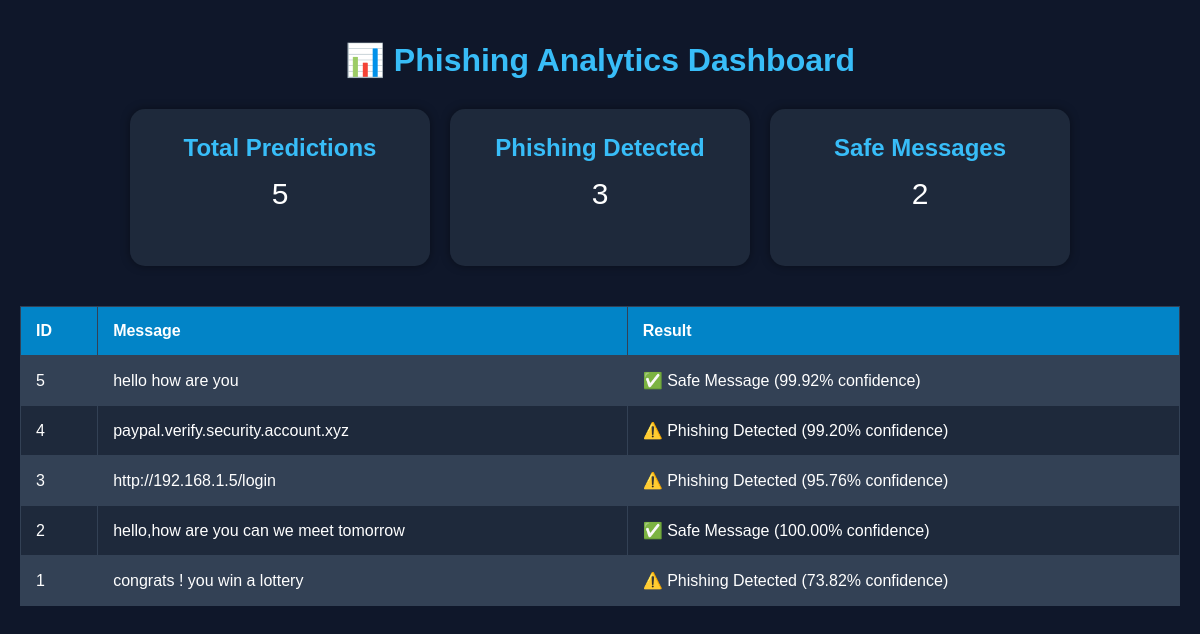
Before: /history with the older database file.
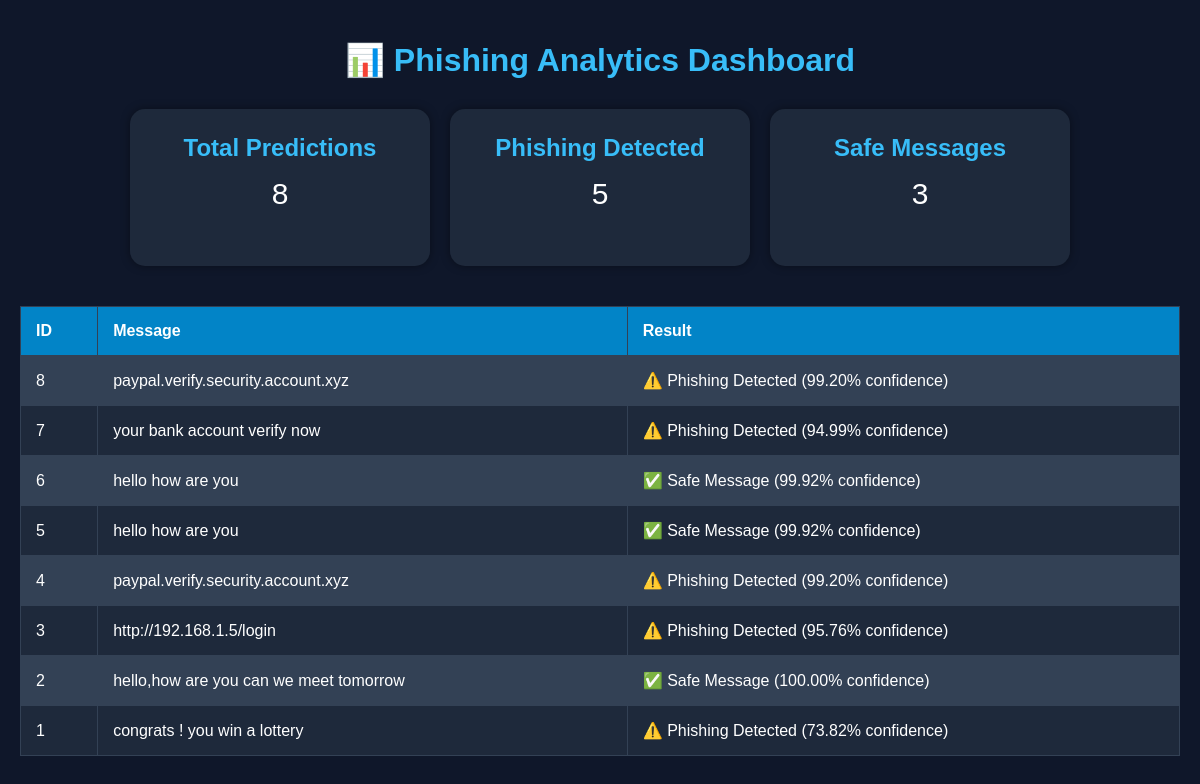
After: the same page with the newer database file.
### tables this page shows
CREATE TABLE predictions (

        id INTEGER PRIMARY KEY AUTOINCREMENT,

        message TEXT,

        result TEXT

    );

### app.py (the view)
@app.route('/history')
def history():
    connection = sqlite3.connect("predictions.db")
    cursor = connection.cursor()
    cursor.execute(
        '''
        SELECT * FROM predictions
        ORDER BY id DESC
        '''
    )
    rows = cursor.fetchall()
    total_predictions = len(rows)
    phishing_count = 0
    safe_count = 0
    for row in rows:
        result = row[2]
        if "Phishing" in result:
            phishing_count += 1
        else:
            safe_count += 1
    connection.close()
    return render_template(
        'history.html',
        rows=rows,
        total_predictions=total_predictions,
        phishing_count=phishing_count,
        safe_count=safe_count
    )

### templates/history.html (shortened to what this page needs)
<!DOCTYPE html>
<html lang="en">
<head>
</head>
<body>
    <h1>📊 Phishing Analytics Dashboard</h1>
    <div class="cards">
        <div class="card">
            <h2>Total Predictions</h2>
            <p>{{ total_predictions }}</p>
        </div>
        <div class="card">
            <h2>Phishing Detected</h2>
            <p>{{ phishing_count }}</p>
        </div>
        <div class="card">
            <h2>Safe Messages</h2>
            <p>{{ safe_count }}</p>
        </div>
    </div>
    <table>
        <tr>
            <th>ID</th>
            <th>Message</th>
            <th>Result</th>
        </tr>
        {% for row in rows %}
        <tr>
            <td>{{ row[0] }}</td>
            <td>{{ row[1] }}</td>
            <td>{{ row[2] }}</td>
        </tr>
        {% endfor %}
    </table>
</body>
</html>

### templates/history.html (style rules this page uses)
body { background: #0f172a; color: white; font-family: Arial; margin: 0; padding: 20px; }
h1 { text-align: center; color: #38bdf8; margin-bottom: 30px; }
.cards { display: flex; gap: 20px; justify-content: center; flex-wrap: wrap; margin-bottom: 40px; }
.card { background: #1e293b; padding: 25px; border-radius: 15px; width: 250px; text-align: center; box-shadow: 0px 0px 10px rgba(0,0,0,0.4); }
.card h2 { margin: 0; color: #38bdf8; }
.card p { font-size: 30px; margin-top: 15px; }
table { width: 100%; border-collapse: collapse; background: #1e293b; }
th, td { border: 1px solid #334155; padding: 15px; text-align: left; }
th { background: #0284c7; }
tr:nth-child(even) { background: #334155; }

Changed rows visible on the page:
added predictions: id "8", message "paypal.verify.security.account.xyz", result "⚠️ Phishing Detected (99.20% confidence)"
added predictions: id "7", message "your bank account verify now", result "⚠️ Phishing Detected (94.99% confidence)"
added predictions: id "6", message "hello how are you", result "✅ Safe Message (99.92% confidence)"
Other visible differences:
{{ total_predictions }}: "5" → "8"
{{ phishing_count }}: "3" → "5"
{{ safe_count }}: "2" → "3"
